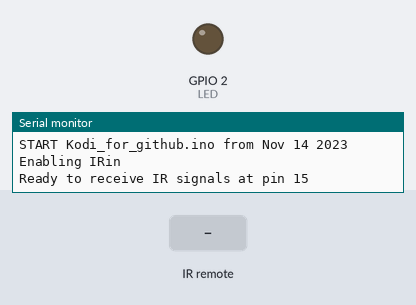
Recording of a sketch running on a simulated ESP32. Shown: output pins drawn as LEDs (lit = HIGH), the last lines printed to the serial monitor. The test bench sets the inputs (shaded band). WiFi joins after 1.5 s; servers stay silent unless stated; uploads are accepted with an empty reply.

Above: at 2.2 s.
2.3 s: infrared code 0x273F received
At 2.8 s:
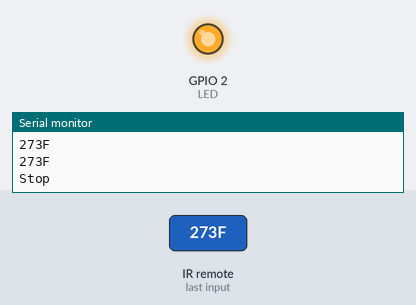
3.8 s: infrared code 0x273E received
5.5 s: infrared code 0x6DF2 received
At 6.2 s:
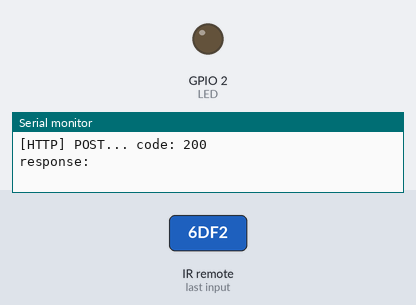
Timing chart, 0 to 8.5 s (numbered marks = the images above; inputs shaded):
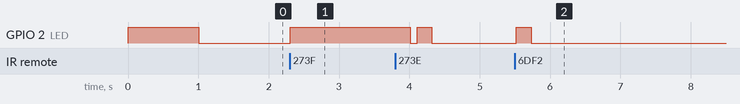

The sketch:

Kodi_for_github.ino
```cpp
// (licence header left out)
/*
 * IRremote: IRreceiveDemo - demonstrates receiving IR codes with IRrecv
 * An IR detector/demodulator must be connected to the input RECV_PIN.
 * Initially coded 2009 Ken Shirriff http://www.righto.com/
 */

#include <Arduino.h>

#include <WiFi.h>
#include <WiFiMulti.h>

#include <HTTPClient.h>
#include <IRremote.h>

#define USE_SERIAL Serial

static uint8_t LED = 2;

WiFiMulti wifiMulti;

#if defined(ESP32)
int IR_RECEIVE_PIN = 15;
#elif defined(ARDUINO_AVR_PROMICRO)
int IR_RECEIVE_PIN = 10;
#else
int IR_RECEIVE_PIN = 11;
#endif

IRrecv IrReceiver(IR_RECEIVE_PIN);

// On the Zero and others we switch explicitly to SerialUSB
#if defined(ARDUINO_ARCH_SAMD)
#define Serial SerialUSB
#endif

void setup() {
    pinMode(LED, OUTPUT);
    digitalWrite(LED,HIGH);

    Serial.begin(115200);
    delay(1000);
#if defined(__AVR_ATmega32U4__) || defined(SERIAL_USB) || defined(SERIAL_PORT_USBVIRTUAL)
    delay(2000); // To be able to connect Serial monitor after reset and before first printout
#endif
    // Just to know which program is running on my Arduino
    Serial.println(F("START " __FILE__ " from " __DATE__));


        wifiMulti.addAP("Your AP name", "Your WiFi pass");

    // In case the interrupt driver crashes on setup, give a clue
    // to the user what's going on.
    Serial.println("Enabling IRin");
    IrReceiver.enableIRIn();  // Start the receiver
    IrReceiver.blink13(true); // Enable feedback LED doesn't work on esp32

    Serial.print(F("Ready to receive IR signals at pin "));
    Serial.println(IR_RECEIVE_PIN);
    digitalWrite(LED,LOW);
}

unsigned long last = millis();

void loop() {
    if (IrReceiver.decode()) {

        IrReceiver.printResultShort(&Serial);
        Serial.println();
        Serial.println(IrReceiver.results.value, HEX);
        uint32_t mvalue;
        mvalue = IrReceiver.results.value;
        uint32_t mask=0xFFFF;
        uint32_t dvalue;
        dvalue = mvalue & mask;
        Serial.println(dvalue, HEX);

        if(dvalue == 0x273F){
          Serial.println("Stop");
          kodi(1);
        }
        if(dvalue == 0x273E){
          Serial.println("Play");
          kodi(2);
        }

        if(dvalue == 0x6DF2){
          Serial.println("Next track");
          kodi(3);
        }

        if(dvalue == 0xF10E){
          Serial.println("Previous track");
          kodi(4);
        }

        if(dvalue == 0x276F){
          Serial.println("Yellow");
          svet(1);
        }
        if(dvalue == 0x2770){
          Serial.println("Blue");
          svet(2);
        }
        if(dvalue == 0x276E){
          Serial.println("Green");
          svet(3);
        }
        if(dvalue == 0x276D){
          Serial.println("Red");
          svet(4);
        }

        IrReceiver.resume(); // Receive the next value
    }
    delay(100);
}

void kodi(uint8_t command){

digitalWrite(LED,HIGH);

        String msg = "";

//        msg = "{ 'jsonrpc': '2.0', 'method': 'JSONRPC.Introspect', 'params': { 'filter': { 'id': 'AudioLibrary.GetAlbums', 'type': 'method' } }, 'id': 1 }";

char c1;
char c2;

c1=0x22; //"
c2=0x27; //'

//  xbmc("Player.Seek","playerid\":1,\"value\":\"smallbackward\"");
//  xbmc("Player.Seek","playerid\":1,\"value\":\"smallforward\"");
//  xbmc("Player.Seek","playerid\":1,\"value\":\"bigbackward\"");
//  xbmc("Player.Seek","playerid\":1,\"value\":\"bigforward\"");

    switch (command) {
  case 1:
    msg = "{'jsonrpc': '2.0','method': 'Player.Stop', 'params': { 'playerid': 1 }, 'id': 1}";
    break;
  case 2:
    msg = "{'jsonrpc': '2.0','method': 'Player.PlayPause', 'params': { 'playerid': 1 }, 'id': 1}";
    break;
  case 3:
    msg = "{'jsonrpc': '2.0','method': 'Player.GoTo', 'params': { 'playerid': 1, 'to':'next'}, 'id': 1}";
//    {«jsonrpc»:«2.0»,«id»:«1»,«method»:«Player.GoTo»,«params»:{«playerid»:1,«to»:«next»}}
    break;
  case 4:
    msg = "{'jsonrpc': '2.0','method': 'Player.GoTo', 'params': { 'playerid': 1, 'to':'previous'}, 'id': 1}";
    break;

  default:
    msg = "{ 'jsonrpc': '2.0', 'method': 'JSONRPC.Introspect', 'params': { 'filter': { 'id': 'AudioLibrary.GetAlbums', 'type': 'method' } }, 'id': 1 }";
  break;
}

        msg.replace(c2, c1);

      if((wifiMulti.run() == WL_CONNECTED)) {

        HTTPClient http;

        USE_SERIAL.print("[HTTP] begin...\n");
        // configure traged server and url


        http.begin("http://kodi:kodi@192.168.1.65:8080/jsonrpc");

        /*
          // or
          http.begin("http://192.168.1.12/test.html");
          http.setAuthorization("user", "password");

          // or
          http.begin("http://192.168.1.12/test.html");
          http.setAuthorization("dXNlcjpwYXN3b3Jk");
         */

        http.addHeader("Content-Type", "application/json"); //text/json

        USE_SERIAL.print("[HTTP] POST...\n");
        USE_SERIAL.println(msg);
        // start connection and send HTTP header
        int httpCode = http.POST(msg);

        // httpCode will be negative on error
        if(httpCode > 0) {
            // HTTP header has been send and Server response header has been handled
            USE_SERIAL.printf("[HTTP] POST... code: %d\n", httpCode);

  String response = http.getString();                       //Get the response to the request

//    Serial.println(httpCode);   //Print return code
    Serial.print("response: ");
    Serial.println(response);           //Print request answer

        } else {
            USE_SERIAL.printf("[HTTP] GET... failed, error: %s\n", http.errorToString(httpCode).c_str());
        }

        http.end();
    }

    digitalWrite(LED,LOW);
}

void svet(uint8_t command){

digitalWrite(LED,HIGH);

  String msg = "http://192.168.1.74/Light/Control/";

  switch (command) {
  case 1: //Yellow btn
    msg = msg + "bigroom/togglefirst";
    break;
  case 2: //Blue btn
    msg = msg + "bigroom/togglesecond";
    break;
  case 3: //Green btn
    msg = msg + "bigroom/bothon";
    break;
  case 4: //Red btn
    msg = msg + "bigroom/bothoff";
    break;

  default:
    msg = msg + "/bigroom/togglefirst";
  break;
}

      if((wifiMulti.run() == WL_CONNECTED)) {

        HTTPClient http;

        USE_SERIAL.print("[HTTP] begin...\n");
        // configure traged server and url


        http.begin(msg);


        USE_SERIAL.print("[HTTP] POST...\n");
        USE_SERIAL.println(msg);
        // start connection and send HTTP header
        int httpCode = http.GET(); //http.POST(msg);

        // httpCode will be negative on error
        if(httpCode > 0) {
            // HTTP header has been send and Server response header has been handled
            USE_SERIAL.printf("[HTTP] POST... code: %d\n", httpCode);

  String response = http.getString();                       //Get the response to the request

//    Serial.println(httpCode);   //Print return code
    Serial.print("response: ");
    Serial.println(response);           //Print request answer

        } else {
            USE_SERIAL.printf("[HTTP] GET... failed, error: %s\n", http.errorToString(httpCode).c_str());
        }

        http.end();
    }

    digitalWrite(LED,LOW);
}
```

Measured:
- after the input at 2.3 s, GPIO 2 (LED): LOW → HIGH at once
- after the input at 5.5 s, GPIO 2 (LED): LOW → HIGH at once, → LOW 0.21 s later
